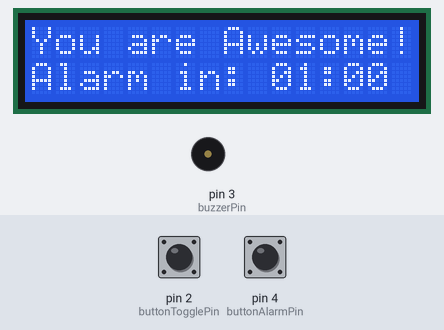
A sketch run on a simulated Arduino Uno, built with avr-gcc and run on an emulated ATmega328P. Parts: 16×2 character LCD, buzzer (waves = sounding, pin HIGH). The test bench sets the inputs (shaded band); at power-on: pin 2 (buttonTogglePin) HIGH, pin 4 (buttonAlarmPin) HIGH. The local clock reads 2024-03-15 10:24:30 at power-on unless the sketch sets it; random numbers use the default seed unless the sketch sets one.

Above: at 3.2 s.
3.3 s: pin 2 (buttonTogglePin) pulled LOW for 1.75 s
At 8.4 s:
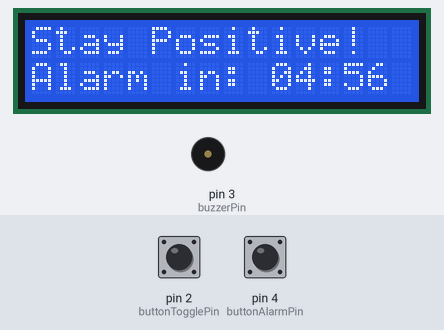
10.0 s: pin 4 (buttonAlarmPin) pulled LOW for 1.75 s
At 13.2 s:
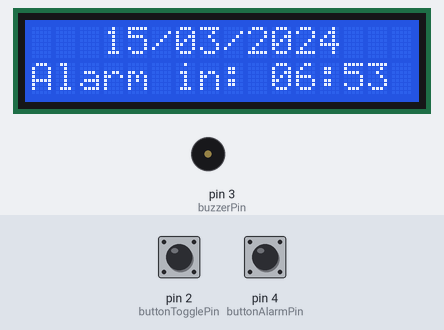
16.7 s: pin 2 (buttonTogglePin) pulled LOW for 1.75 s
At 18.9 s:
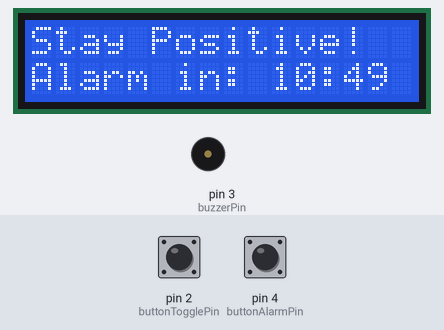
20.7 s: pin 4 (buttonAlarmPin) pulled LOW for 1.75 s
At 24.6 s:
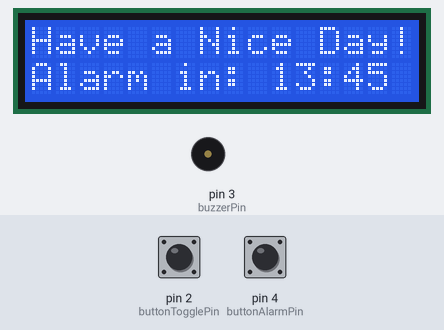
Timing chart, 0 to 25.9 s (numbered marks = the images above; inputs shaded):
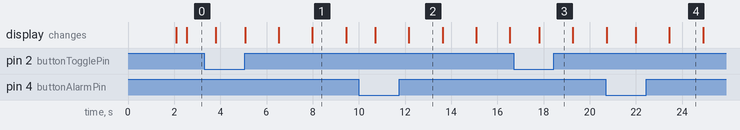

Measured:
- what the display in image 1 shows lasts 1.4 s, from 8.0 s to 9.4 s

The sketch:

PHYSIC_COM_Project_3_PP.ino
```cpp
#include <Wire.h>
#include <LiquidCrystal_I2C.h>
#include <RTClib.h>

LiquidCrystal_I2C lcd(0x27,16,2);
RTC_DS3231 rtc;

int buttonTogglePin = 2;
int buttonAlarmPin  = 4;
int buzzerPin       = 3;

bool showGoodWord = false;
int alarmCountdown = 0;
bool alarmActive = false;

const char* goodWords[] = {
  "Keep Smiling!",
  "Have a Nice Day!",
  "Stay Positive!",
  "You are Awesome!"
};
int goodWordsCount = 4;

void setup() {
  Wire.begin();
  lcd.init();
  lcd.backlight();
  pinMode(buttonTogglePin, INPUT_PULLUP);
  pinMode(buttonAlarmPin, INPUT_PULLUP);
  pinMode(buzzerPin, OUTPUT);

  if (!rtc.begin()) {
    lcd.setCursor(0,0);
    lcd.print("RTC not found!");
    while(1);
  }

  lcd.setCursor(0,0);
  lcd.print("Arduino Clock");
  delay(2000);
  lcd.clear();
}

void loop() {
  DateTime now = rtc.now();

  if(digitalRead(buttonTogglePin) == HIGH){
    showGoodWord = !showGoodWord;
    delay(200);
  }

  if(digitalRead(buttonAlarmPin) == HIGH){
    alarmCountdown += 60;
    delay(200);
  }

  lcd.setCursor(0,0);
  lcd.print("                ");
  lcd.setCursor(0,0);
  if(showGoodWord){
    int idx = random(goodWordsCount);
    lcd.print(goodWords[idx]);
  } else {
    lcd.setCursor(3,0);
    if(now.day() < 10) lcd.print("0");
    lcd.print(now.day());
    lcd.print("/");
    if(now.month() < 10) lcd.print("0");
    lcd.print(now.month());
    lcd.print("/");
    lcd.print(now.year());
  }

  lcd.setCursor(0,1);
  lcd.print("                ");
  lcd.setCursor(0,1);
  if(alarmCountdown > 0){
    int minutes = alarmCountdown / 60;
    int seconds = alarmCountdown % 60;
    lcd.print("Alarm in: ");
    print2digits(minutes);
    lcd.print(":");
    print2digits(seconds);

    alarmCountdown--;

    if(alarmCountdown <= 0 && !alarmActive){
      alarmActive = true;
      triggerAlarm();
    }
  } else {
    lcd.setCursor(1,1);
    lcd.print("Time: ");
    print2digits(now.hour());
    lcd.print(":");
    print2digits(now.minute());
    lcd.print(":");
    print2digits(now.second());
    alarmActive = false;
  }

  delay(1000);
}

void triggerAlarm(){
  for(int i=0;i<10;i++){
    tone(buzzerPin, 1000);
    delay(200);
    noTone(buzzerPin);
    delay(200);
  }
}

void print2digits(int number){
  if(number < 10) lcd.print("0");
  lcd.print(number);
}
```
